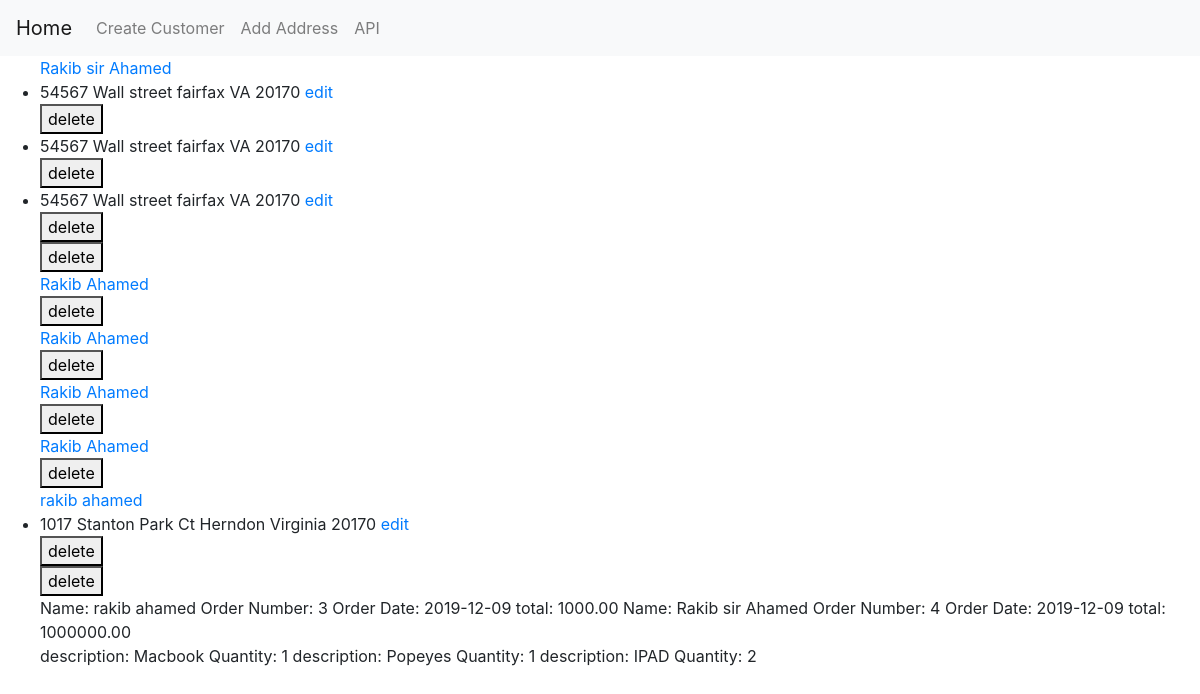
The page / on the database its author committed.
### Amazon/models.py (models this page shows, shortened)
class Customer(models.Model):
    first_name = models.CharField(max_length=25, null=False)
    last_name = models.CharField(max_length=25, null=False)
    prime_customer = models.CharField(max_length=1, default='N', null=False)
    customer_since = models.DateField(auto_now = True, null=False)
    def __str__(self):
        return '{} \n {}'.format(self.first_name, self.last_name)
    class Meta:
         ordering = ('first_name',)

class Address(models.Model):
    fk = models.ForeignKey(Customer, default = 1, on_delete=models.CASCADE)
    street = models.CharField(max_length=25, null=False)
    city = models.CharField(max_length=25, null=False)
    state = models.CharField(max_length=25, null = False)
    zip = models.CharField(max_length=10, null = False)
    class Meta:
         ordering = ('street',)

class Order(models.Model):
    payment_choice = (
        ('C','Credit'),
        ('A','Bank Account'),
        ('O', 'Other')
    )
    fk = models.ForeignKey(Customer, default = 1, on_delete=models.CASCADE)
    order_number = models.AutoField(primary_key=True)
    order_date = models.DateField(auto_now = True, null=False)
    total = models.DecimalField(max_digits=10, decimal_places=2)
    payment_type = models.CharField(max_length=1, null=False, choices= payment_choice)
    exp_date = models.DateField(default=datetime.now()+timedelta(days=365), null=False)
    account_number = models.CharField(max_length=20, null=False)
    def __str__(self):
        return 'Name: {} \nOrder Number: {} \n Order Date: {} \ntotal: {}'.format(self.fk, self.order_number,self.order_date,self.total)
    class Meta:
        ordering = ('order_number',)

class Product(models.Model):
    fk = models.ForeignKey(Order, default =1, on_delete=models.CASCADE)
    description = models.CharField(max_length=25, null=False)
    quantity = models.IntegerField(null=False)
    def __str__(self):
        return 'description: {} \n Quantity: {}'.format(self.description, self.quantity)
    class Meta:
        ordering = ('quantity',)

### Amazon/views.py (the view)
# urls.py: url(r'^$', views.IndexView.as_view(), name = 'index'),
class IndexView(generic.ListView):
    template_name = 'index.html'
    context_object_name = 'customer_list'
    def get_queryset(self):
        return Customer.objects.all()
    def get_context_data(self, **kwargs):
        context = super().get_context_data(**kwargs)
        context['customer'] = Customer.objects.all()
        context['address'] = Address.objects.all()
        context['order'] = Order.objects.all()
        context['product'] = Product.objects.all()
        return context

### Templates/index.html (shortened to what this page needs)
<!DOCTYPE html>
<html lang="en">
<head>
    <link href="https://stackpath.bootstrapcdn.com/bootstrap/4.3.1/css/bootstrap.min.css" rel="stylesheet">
</head>
{% block nav %}{% include 'nav.html' %}{% endblock nav%}
{% block body %}
    <ul>
        {% for customer in customer_list %}
        <a href="{% url 'customer-update' customer.id %}"> {{customer}}</a>
            </li>
                {% for object in address %}
                {% if object.fk == customer %}
                 <li>   {{object.street}} {{object.city}} {{object.state}} {{object.zip}}<a href="{% url 'address-update' object.id %}"> edit</a><form action="{% url 'address-delete' object.id %}", method = "post">
            <button type="submit">delete</button>
            </form>
                {% endif %}
                {% endfor %}
            <form action="{% url 'customer-delete' customer.id %}", method = "post">
            <button type="submit">delete</button>
            </form>
            {% endfor %}
             <div> {% for o in order %}
            {{o}}
          {% endfor %}</div>
        <div>{% for o in product %}
        {{o}}
        {% endfor %}</div>
    </ul>
{% endblock %}

### Templates/nav.html (shortened to what this page needs)
<!DOCTYPE html>
<html lang="en">
    <link href="https://stackpath.bootstrapcdn.com/bootstrap/4.3.1/css/bootstrap.min.css" rel="stylesheet">
<nav class="navbar navbar-expand-lg navbar-light bg-light">
  <a class="navbar-brand" href="{% url 'index' %}">Home</a>
  <div class="collapse navbar-collapse" id="navbarNavAltMarkup">
    <div class="navbar-nav">
      <a class="nav-item nav-link" href="{% url 'customer-add' %}">Create Customer<span class="sr-only">(current)</span></a>
      <a class="nav-item nav-link" href="{% url 'address-add' %}">Add Address</a>
      <a class="nav-item nav-link" href="/api"> API</a>
    </div>
  </div>
</nav>

### rows shown on the page
Customer: first_name+last_name "Rakib sir Ahamed"
Address: street "54567 Wall street", city "fairfax", state "VA", zip "20170"
Address: street "54567 Wall street", city "fairfax", state "VA", zip "20170"
Address: street "54567 Wall street", city "fairfax", state "VA", zip "20170"
Customer: first_name+last_name "Rakib Ahamed"
Customer: first_name+last_name "Rakib Ahamed"
Customer: first_name+last_name "Rakib Ahamed"
Customer: first_name+last_name "Rakib Ahamed"
Customer: first_name+last_name "rakib ahamed"
Address: street "1017 Stanton Park Ct", city "Herndon", state "Virginia", zip "20170"
Order: fk+order_number+order_date "Name: rakib ahamed Order Number: 3 Order Date: 2019-12-09 total: 1000.00"
Order: fk+order_number+order_date "Name: Rakib sir Ahamed Order Number: 4 Order Date: 2019-12-09 total: 1000000.00"
Product: description+quantity "description: Macbook Quantity: 1"
Product: description+quantity "description: Popeyes Quantity: 1"
Product: description+quantity "description: IPAD Quantity: 2"
